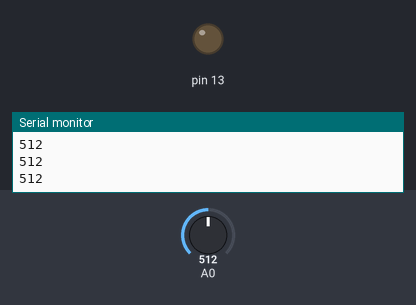
Bench run of a sketch on a simulated Arduino Uno, built with avr-gcc and run on an emulated ATmega328P. Shown: output pins drawn as LEDs (lit = HIGH), the last lines printed to the serial monitor. Inputs (shaded band) come from the test bench; at power-on: A0 = 512.

Above: at 1.2 s.
1.3 s: A0 set to 587
2.8 s: A0 set to 607
At 4.0 s:
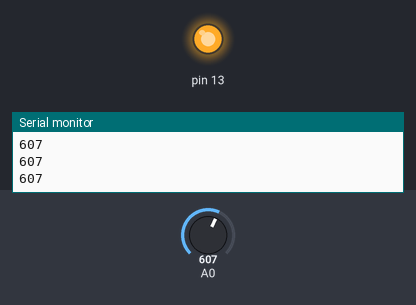
4.3 s: A0 set to 590
At 5.1 s:
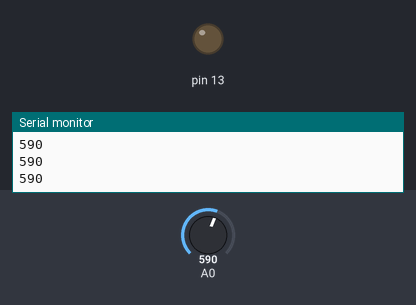
5.8 s: A0 set to 610
At 6.3 s:
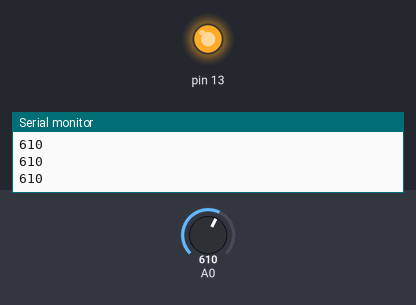
Timing chart, 0 to 8.3 s (numbered marks = the images above; inputs shaded):
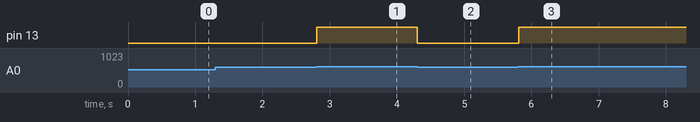

The sketch:

LDR.ino
```cpp
int val;
void setup()
  {
    pinMode(A0, INPUT);
    pinMode(13, OUTPUT);
    Serial.begin (9600);
  }
  void loop () {
  val = analogRead (A0);
  Serial.println (val);
  if (val < 600)
  digitalWrite (13, LOW);
  else
   digitalWrite (13, HIGH);
  }
```

Measured:
- the behaviour switches between 599 and 600 on A0 (found by bisection; images 0 and 1)
- after the input at 2.8 s, pin 13: LOW → HIGH at once
- after the input at 4.3 s, pin 13: HIGH → LOW at once
- after the input at 5.8 s, pin 13: LOW → HIGH at once
